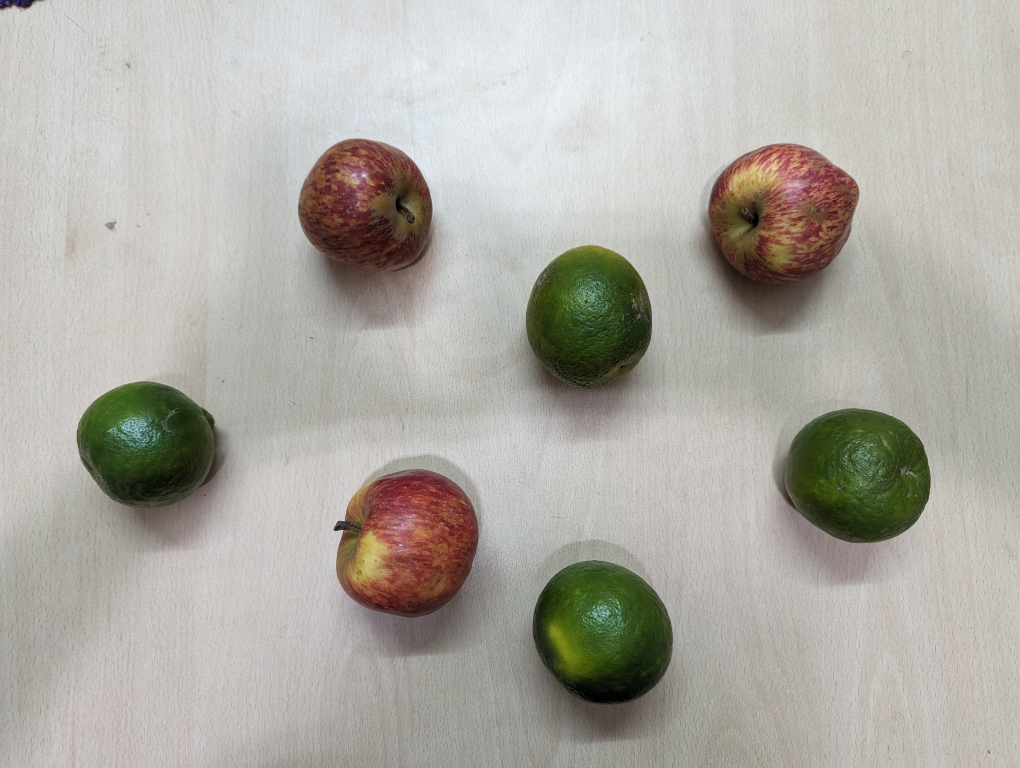
#> input picture apples-oranges.jpg, 4080 x 3072 px (shown at 1/4 size)
$ jupyter execute --allow-errors GranImage_Day2_ScikitParticleFinding1.ipynb   (shell and % lines are left out)
#> lines starting #> are read from the running program, lines starting #| are printed output that depends on the picture; after the words box and inside, x2 and y2 are one past the last pixel; in counts of white or black regions, pixels touching at a corner belong together; long printed decimals are rounded
# Imaging Methods in Granular & Complex Fluids

# Day 2: Intro to `scikit-image` and particle finding (1 of 2)

Karen Daniels, Distinguished Professor of Physics, NC State University kdaniel@ncsu.edu

Visiting Fulbright-Nehru Scholar,  IISc Civil Engineering, September 2023 to January 2024

## Learning objectives

* Use a Jupyter Notebook within anaconda
* Reinforce skills at loading and manipulating digital images
* Use `scikit-image` to
     * modify an image to make it easier to find particles
     * find particle centroids using Hough transform
     * measure particle properties obtained through a basic form of image segementation (thresholding)

# Pre-class

* *Pre-class reading:* [Hough Transform Primer](https://www.scaler.com/topics/hough-transform-in-image-processing/)
* *Bring to class:* smartphone, laptop with anaconda with `scipy`, `matplotlib`, and `scikit-image` installed, photos from last week

# In-Class

## Testing anaconda installation

Check that you can load these packages without errors. If not, use the Ananconda GUI to find and install them, or else use the command line (`conda install skimage`)

[cell 1]
import numpy as np              # for scientific calculations
import matplotlib.pyplot as plt # for plotting
import skimage                  # for image-processing

## Getting started, with a low-quality image

Make sure that you have saved the `apples-oranges.jpg` image in the same subdirectory where you saved this Jupyter notebook, since this will be the simplest way for the notebooks to find the right file.

We're also going to turn on a useful feature of matplotlib: interactive plots. This will let you zoom in/out within plots to examine them more closely. Once you're done examining, simply click the "power" button up the upper right to turn off interactivity.

If you don't like this feature, comment out the first two lines by putting a # in front of them. You can also use the command `plt.ioff()` will turn the interactivity off for future plots.

[cell 2]
plt.ion()

img = skimage.io.imread('apples-oranges.jpg')
#> img is the input picture: shape (3072, 4080, 3); mean R, G, B 174.5, 171.7, 164.4
#img = io.imread('subdir/my-picture.jpg')   #use this if the picture is inside a subdirectory (Mac/Linux)
#img = io.imread('subdir\my-picture.jpg')   #use this if the picture is inside a subdirectory (Windows)
plt.imshow(img)

Our aims are to:
* identify the individual circle-like objects within the image
* find the coordinate of their centers ("centroids")
* measure the sizes of the objects

To get started, use the scales (in pixels) at the edge of the picture to estimate the typical radius of the objects in the picture.

#> (a cell that did not finish here is left out)

## Using `scikit-image` Hough transform to identify circle-like objects

You can read the [Documentation](https://scikit-image.org/docs/stable/auto_examples/edges/plot_circular_elliptical_hough_transform.html) for this package to find out more about the options; the code below is modified from that source.

[cell 4]
import numpy as np
import matplotlib.pyplot as plt

# loading just the parts of the scikit-image package that we'll be using
from skimage import data, color
from skimage.transform import hough_circle, hough_circle_peaks
from skimage.feature import canny
from skimage.draw import circle_perimeter
from skimage.util import img_as_ubyte

# Load picture as unsigned 8-bit integers
img = skimage.io.imread('apples-oranges.jpg')
image = img_as_ubyte(img[:,:,2])  # just the blue channel, which is similar for both fruits
plt.imshow(image, cmap=plt.cm.gray)
plt.show()

The Hough transforms works on outlines of circles, not on filled-in disks, so we first need to use an edge-detection algorithm to find the sharpest edges in the picture. One common method is [Canny edge detection](https://en.wikipedia.org/wiki/Canny_edge_detector), and the [`skimage` documentation](https://scikit-image.org/docs/stable/auto_examples/edges/plot_canny.html) describes its implementation here.

Use the interactive zoom to explore, and you should see a nice round outline of each fruit, but also some smaller features inside (that we're not interested in).

[cell 5]
# The Canny these settings might need to be changed depending on the properties of your image
# if you want to try other values"
#      make a copy of the original line
#      comment out the original line
#      play with the values in the copy (so that the original is safe)

edges = canny(image, sigma=3, low_threshold=10, high_threshold=50)
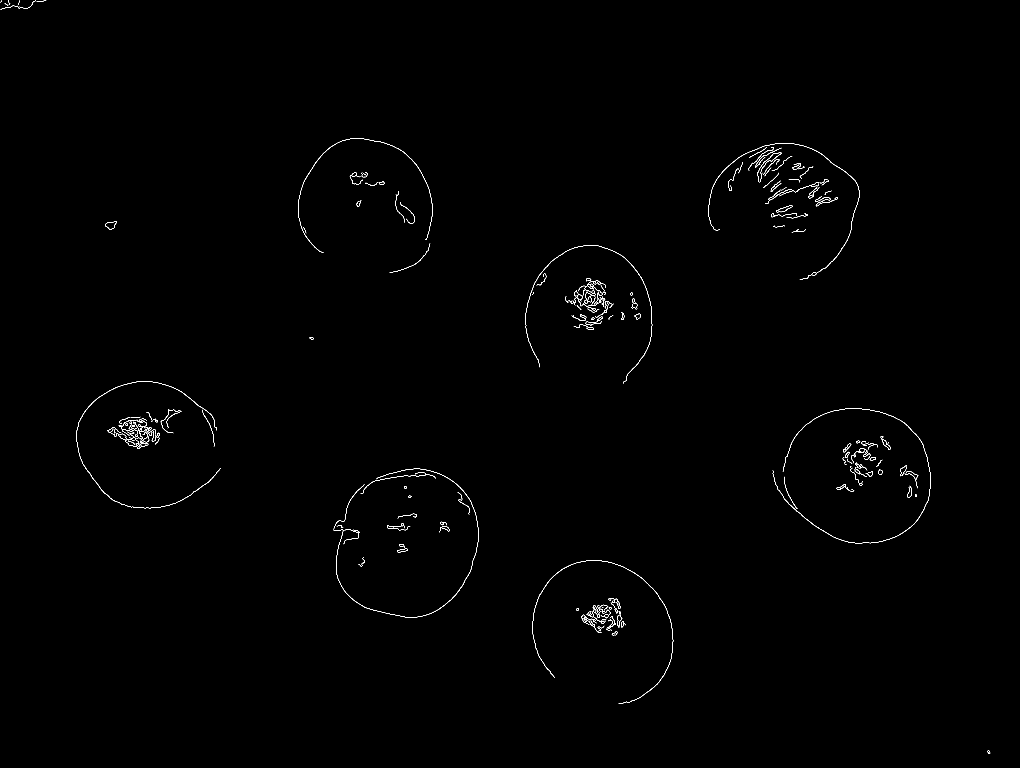
#> edges: shape (3072, 4080) bool (shown at 1/4 size); 0.24% white in thin lines or dots
plt.imshow(edges)
plt.colorbar()
plt.show()

The Hough algorithm looks for circle-like objects within some range $R_{min}$ to $R_{max}$, and provides a score for each object. The user has the choice to look at all or some of the objects found.

Run this code and take a look and zoom around for various choices of $R$. You should be able to find the highest scores near where you expect the centers of the objects.

[cell 6]
# Detect all objects with a radii within a set range from R_min to R_max in s
# the longer the list, the long the algorithm takes
Rmin = 220
Rmax = 280
Rstep = 5
hough_radii = np.arange(Rmin, Rmax, Rstep)
print('Trying radii: ', hough_radii)
hough_res = hough_circle(edges, hough_radii)

# look at the scores for a particular radius being sought
i=4
plt.imshow(hough_res[i,:,:])
plt.title('Hough score for R=' + str(hough_radii[i]))
plt.colorbar()
plt.show()
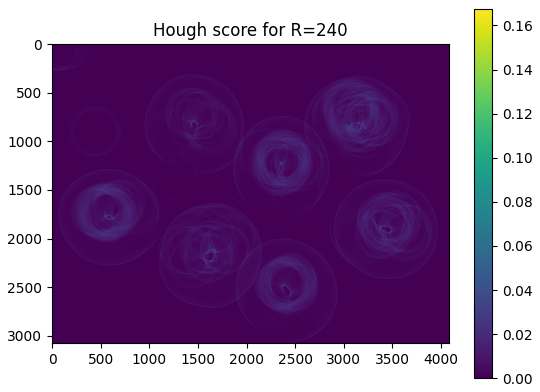
#> figure drawn by matplotlib, 2 panels

In the image above, use the interactive zoom to look at someplace where you know there should be a center. You should see higher scores (yellower) for a small number of pixels. Because the apples and oranges aren't very circular, there isn't a nice, clean central peak.

Switch which of the radii on the list you're plotting at the end: can you see that some work better than others for some of the fruits, depending on the size of the fruit? **What do you notice?**

*... your thoughts here ... (double click the box to edit it)*

Next, we'll use the python algorithm that finds those peaks. You can change the value of `total_num_peaks` if you'd like. The original value I put was 20, but that's not a particularly well-considered value.

[cell 7]
# Select the centroids of the most prominent 20 circles
accums, cx, cy, radii = hough_circle_peaks(hough_res, hough_radii,
                                           total_num_peaks=20)
#> accums = 20 values, max 0.191 at index 0, min 0.136 at index 19, mean 0.155; cx = 20 values, max 3482 at index 11, min 1457 at index 16, mean 2233.3; cy = 20 values, max 2505 at index 4, min 819 at index 13, mean 2024.3; radii = 20 values, max 275 at index 2, min 220 at index 19, mean 249
plt.imshow(image, cmap=plt.cm.gray)
plt.plot(cx, cy, 'rx')
plt.show()
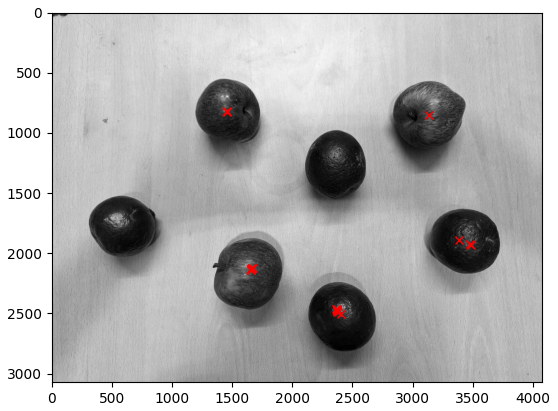
#> figure drawn by matplotlib, 1 panel

You'll notice that some objects get detcted more than once (many red `x` inside some fruits), when they have portions of their outer edge which match different radii circles. And others got missed entirely.

**What types of objects do you expect the Hough transform to work best/worst on?**

*... your thoughts here...*

Next, we'll examine how well the Hough transform worked by drawing the circles it found.

[cell 8]
# Draw them as circles
from matplotlib.patches import Circle

fig, ax = plt.subplots()
ax.imshow(image, cmap=plt.cm.gray)

for center_y, center_x, radius in zip(cy, cx, radii):
    circle = Circle((center_x, center_y), radius, edgecolor='blue', facecolor="none", linewidth=3, alpha=0.5)
    ax.add_patch(circle)
#> this loop made 20 passes
#> (center_y, center_x, radius) on passes 1 to 12: (2126, 1662, 250), (2130, 1659, 255), (848, 3138, 275), (2481, 2376, 240), (2505, 2405, 275), (1925, 3477, 245), (2122, 1666, 245), (2134, 1654, 260), (2119, 1670, 240), (2135, 1657, 260), (2476, 2375, 235), (1928, 3482, 240)

ax.set_aspect('equal')
plt.show()

**Using the interactive zoom, what do you notice about the circles it found?**

*... your thoughts here...*

## An example with cleaner circles

We're going to repeat the above example for an image (your own, or the `PEdisks.png` provided in today's subdirectory; download a copy to your own computer) for which the objects are more nearly circular.  If you'd like to use your own image, select one with good contrast, no strong gradients, and the particles at least approximately circular.

Whichever images you use, be sure to save them in the same directory as this Jupyter Notebook.

Suggestion: duplicate this next cell in order to examine your own image, and leave the example code pristine. The "Edit" menu has some selectable items that will do this task for you.

If you want to see the intermediate steps, feel free to uncomment the plotting code.

[cell 9]
img = skimage.io.imread('PEdisks.png')
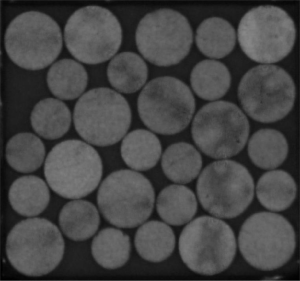
#> input picture PEdisks.png, 300 x 281 px
#> img is the input picture: shape (281, 300, 4); mean R, G, B, A 68.7, 68.7, 68.7, 255
image = img_as_ubyte(img[:,:,2])  # just the blue channel
#> image: shape (281, 300)
#image[image > 60] = 255
#plt.imshow(image, cmap=plt.cm.gray)
#plt.show()

edges = canny(image, sigma=3, low_threshold=10, high_threshold=50)
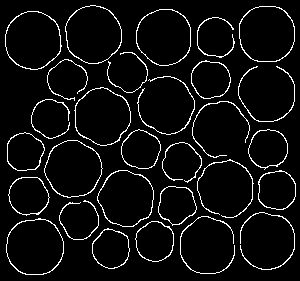
#> edges: shape (281, 300) bool; 5.8% white in thin lines or dots
#plt.imshow(edges)
#plt.colorbar()
#plt.show()

hough_radii = np.array([19,28])
# only putting in 2 possible radii, since I know the correct values
hough_res = hough_circle(edges, hough_radii)
# [6 lines of commented-out code are left out]
accums, cx, cy, radii = hough_circle_peaks(hough_res, hough_radii, total_num_peaks=32)
#> accums = 32 values, max 0.643 at index 0, min 0.321 at index 31, mean 0.485; cx = 32 values, max 277 at index 17, min 24 at index 20, mean 146.1; cy = 32 values, max 249 at index 4, min 34 at index 10, mean 145.3; radii = 32 values, max 28 at index 0, min 19 at index 2, mean 22.94

fig, ax = plt.subplots()
ax.imshow(image, cmap=plt.cm.gray)
for center_y, center_x, radius in zip(cy, cx, radii):
    circle = Circle((center_x, center_y), radius, edgecolor='blue', facecolor="none", linewidth=3, alpha=0.5)
    ax.add_patch(circle)
#> this loop made 32 passes
#> (center_y, center_x, radius) on passes 1 to 12: (37, 164, 28), (168, 73, 28), (118, 50, 19), (242, 154, 19), (249, 111, 19), (148, 268, 19), (39, 33, 28), (188, 225, 28), (241, 267, 28), (149, 140, 19), (34, 266, 28), (116, 102, 28)
ax.plot(cx, cy, 'rx')
ax.set_aspect('equal')
plt.show()

**Compared to the fruits example, what do you notice is the same/different?**

*... your thoughts here...*

## Exploring properties of objects within an image

`scikit-image` also has some built-inpackages for image-segmentation which do not require the objects to be circles.

*Some of this Module's content is adapteed from this [online tutorial](https://scipy-lectures.org/packages/scikit-image/index.html), which has additional examples if you're interested in learning more.*

Documentation for the `measure` toolbox: https://scikit-image.org/docs/dev/api/skimage.measure.html

Documenation for the `morphology` toolbox: https://scikit-image.org/docs/stable/api/skimage.morphology.html

[cell 10]
from skimage import measure    # give ourselves a shortcut to some more tools

[cell 11]
# Find all regions above the mean
img = skimage.io.imread('PEdisks.png')  # or your own image if you prefer
img = img_as_ubyte(img[:,:,2])
threshold = img > 0.8*img.mean()
#> threshold: shape (281, 300) bool; 67.4% white; 15 black regions (13 under 20 px), largest, box (x1, y1, x2, y2) and area: (0, 0, 300, 281) 26441, (138, 156, 214, 222) 1004
# Ask yourself: what does that line of code mean?

plt.imshow(threshold, cmap='gray')
plt.title('thresholded image')
plt.show()

[cell 12]
# Label each connected-component with a unique name (will be a unique color)
all_labels = measure.label(threshold)
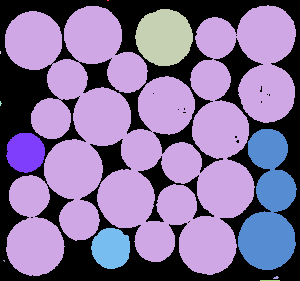
#> all_labels: shape (281, 300) int32; 12 distinct labels, from 0 to 11; one colour per label, 0 black
# Each region of the image "threshold" is saved into
# a new image named "all_labels" where the pixel has the
# a value that is the label for that region

# more info about this funcion here:
# https://scikit-image.org/docs/dev/api/skimage.measure.html#skimage.measure.label
# which also says a little bit about how it works

# we can see how this works by looking at the data inside the image
plt.imshow(all_labels,cmap='plasma')
# for example:
row = 120
col = 170
plt.plot(col,row, 'gx')
plt.colorbar()
plt.show()
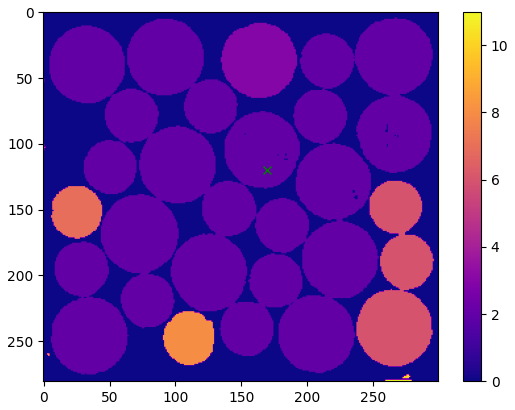
#> figure drawn by matplotlib, 2 panels
print('x marks the region named', all_labels[row,col])
#| x marks the region named 2

**To do:** move the row and col values around to see the different name inside different regions. You'll see that may particles are lumped into the same region.  Can out out how the color/number works, based on the colorbar? While in interactive mode, notice the displayed numbers in the lower right that correspond to the current mouse location.

*... space to write some notes ...*

We'll modify the code above to set a higher threshold, and then "erode" the circles slightly, to give them some separation. Better? You can play with the threshold and repeat the erosion more times, if you'd like.

[cell 13]
img = skimage.io.imread('PEdisks.png')  # or your own image if you prefer
img = img_as_ubyte(img[:,:,2])
threshold = img > 0.9*img.mean()
#> threshold: shape (281, 300) bool; 64.9% white; 30 black regions (22 under 20 px), largest, box (x1, y1, x2, y2) and area: (0, 0, 300, 281) 29113, (171, 103, 189, 119) 125, (230, 129, 242, 143) 70
threshold = skimage.morphology.erosion(threshold)
#> threshold: shape (281, 300) bool; 59.7% white; 17 black regions (8 under 20 px), largest, box (x1, y1, x2, y2) and area: (0, 0, 300, 281) 33092, (170, 102, 190, 120) 194, (252, 80, 266, 105) 131
threshold = skimage.morphology.erosion(threshold)
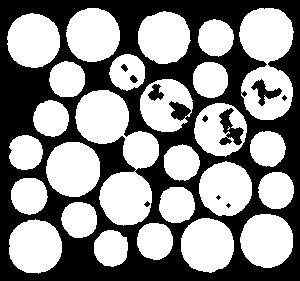
#> threshold: shape (281, 300) bool; 54.6% white; 11 black regions (3 under 20 px)
# if you curious how python packages work: not that I didn't give a shortcut name to morphology
# this means that we have to type out the full name in order to use it

plt.imshow(threshold, cmap='gray')
plt.title('thresholded image')
plt.show()

**What are the pros/cons between this method and the Hough method?**

*...space for your ideas here ...*

[cell 14]
# trying labeling again, see improvement?
all_labels = measure.label(threshold)
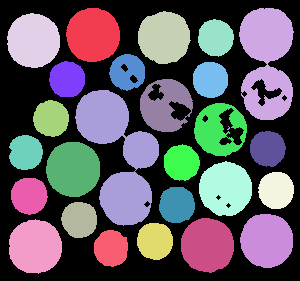
#> all_labels: shape (281, 300) int32; 28 distinct labels, from 0 to 27; one colour per label, 0 black
plt.imshow(all_labels,cmap='plasma')
plt.colorbar()
plt.show()
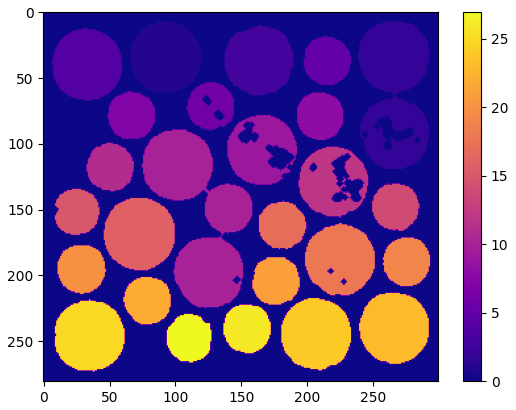
#> figure drawn by matplotlib, 2 panels

# if you want to try morphological functions, read the docs and you can clean your regions up even more

Next, we'll measure some of the properties of these regions we found.

[cell 15]
regions = measure.regionprops(all_labels)
#> regions = 27 regions; largest, box (x1, y1, x2, y2) and area: (75, 90, 159, 226) 5646, (239, 8, 294, 120) 4204, (46, 142, 100, 197) 2379, (66, 8, 120, 62) 2315, (181, 218, 234, 273) 2303

print('Found', len(regions), 'regions')
#| Found 27 regions

i=5
print('Examining region #', i)
print('Center coordinates', regions[i].centroid)
#| Center coordinates (71.610, 126.858)


# can you 'Edit this line' to figure out what each one does?

ecc = [prop.eccentricity for prop in regions]
#> ecc = 27 values, max 0.909 at index 9, min 0.0991 at index 6, mean 0.291
print('Edit this line:', ecc[i])
#| Edit this line: 0.2472

rowscols = regions[i].coords
#> rowscols = 948 pairs, first value 54 to 90, second value 109 to 144
print('Edit this line:', rowscols[i,0], rowscols[i,1], img[rowscols[i,0],rowscols[i,1]])
#| Edit this line: 54 129 86

areas = [prop.area for prop in regions]
#> areas = 27 values, max 5646 at index 9, min 6 at index 12, mean 1705.4
print('Edit this line:', areas[24])
#| Edit this line: 2297.0
count = 0
for i in range(len(regions)):
    if areas[i] > 10:
        count += 1
#> this loop made 27 passes
#> after the loop, count = 26
print('Edit this line:', count)
#| Edit this line: 26
